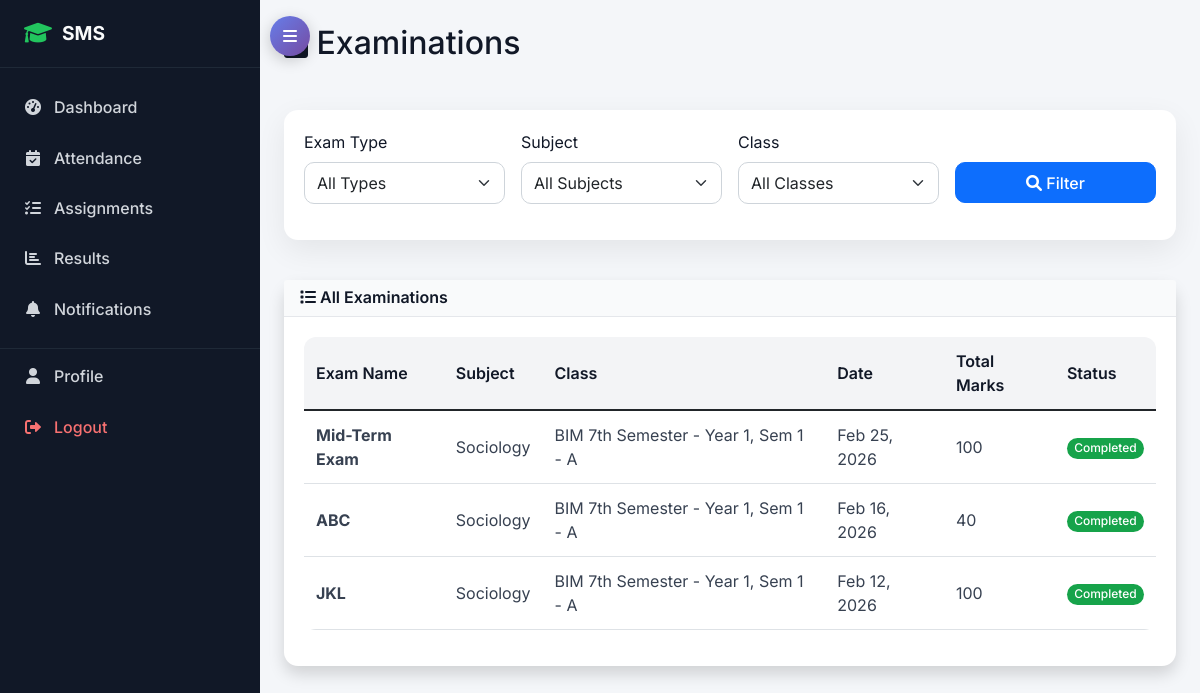
Page /examination/exams/ (signed in) on the committed database.
### examination/models.py (models this page shows, shortened)
class Examination(models.Model):
    name = models.CharField(max_length=100)
    exam_type = models.ForeignKey(ExamType, on_delete=models.CASCADE)
    subject = models.ForeignKey(Subject, on_delete=models.CASCADE)
    class_for = models.ForeignKey(Class, on_delete=models.CASCADE)
    exam_date = models.DateField()
    start_time = models.TimeField()
    end_time = models.TimeField()
    total_marks = models.PositiveIntegerField()
    passing_marks = models.PositiveIntegerField()
    instructions = models.TextField(blank=True)
    created_by = models.ForeignKey(TeacherProfile, on_delete=models.CASCADE)
    created_at = models.DateTimeField(auto_now_add=True)

### academic/models.py (models this page shows, shortened)
class Subject(models.Model):
    name = models.CharField(max_length=100)
    code = models.CharField(max_length=20, unique=True)
    course = models.ForeignKey(Course, on_delete=models.CASCADE)
    semester = models.PositiveIntegerField()
    year = models.PositiveIntegerField()  # 1st year, 2nd year, etc.
    credits = models.PositiveIntegerField(default=3)
    description = models.TextField(blank=True)
    class Meta:
        unique_together = ['code', 'course']

class Class(models.Model):
    name = models.CharField(max_length=50)
    course = models.ForeignKey(Course, on_delete=models.CASCADE)
    year = models.PositiveIntegerField()  # 1st year, 2nd year, etc.
    semester = models.PositiveIntegerField()
    section = models.CharField(max_length=10)
    academic_year = models.ForeignKey(AcademicYear, on_delete=models.CASCADE)
    class_teacher = models.ForeignKey(TeacherProfile, on_delete=models.SET_NULL, null=True, blank=True, related_name='class_teacher_for')
    class Meta:
        unique_together = ['course', 'year', 'semester', 'section', 'academic_year']

### examination/views.py (the view)
# urls.py: path('exams/', views.exam_list, name='exam_list'),
@login_required
def exam_list(request):
    if request.user.user_type == 'student':
        try:
            enrollment = request.user.student_profile.get_current_enrollment()
            if enrollment:
                exams = Examination.objects.filter(
                    class_for=enrollment.class_enrolled
                ).select_related('subject', 'exam_type', 'created_by__user')
            else:
                exams = Examination.objects.none()
        except (StudentProfile.DoesNotExist, AttributeError):
            exams = Examination.objects.none()
    elif request.user.user_type == 'teacher':
        exams = Examination.objects.filter(
            created_by=request.user.teacher_profile
        ).select_related('subject', 'exam_type', 'class_for')
    else:  # admin
        exams = Examination.objects.all().select_related('subject', 'exam_type', 'created_by__user', 'class_for')
    context = {
        'exams': exams.order_by('-exam_date'),
        'can_create': request.user.user_type in ['admin', 'teacher'],
        'today': timezone.now().date()
    }
    return render(request, 'examination/exam_list.html', context)

### accounts/models.py (called while the page is built)
    def get_current_enrollment(self):
        from academic.models import StudentEnrollment, AcademicYear
        current_academic_year = AcademicYear.objects.filter(is_current=True).first()
        if current_academic_year:
            enrollment = StudentEnrollment.objects.filter(
                student=self,
                is_active=True,
                class_enrolled__academic_year=current_academic_year
            ).first()
            if enrollment:
                return enrollment
        return StudentEnrollment.objects.filter(
            student=self,
            is_active=True
        ).order_by('-enrollment_date').first()

### templates/examination/exam_list.html (shortened to what this page needs)
{% extends 'base.html' %}
{% block content %}
<div class="row">
    <div class="col-12">
        <div class="d-flex justify-content-between align-items-center mb-4">
            <h2><i class="fas fa-clipboard-list"></i> Examinations</h2>
        </div>
    </div>
</div>
<div class="row mb-4">
    <div class="col-12">
        <div class="card">
            <div class="card-body">
                <form class="row g-3">
                    <div class="col-md-3">
                        <label for="examType" class="form-label">Exam Type</label>
                        <select class="form-select" id="examType">
                            <option value="">All Types</option>
                        </select>
                    </div>
                    <div class="col-md-3">
                        <label for="subject" class="form-label">Subject</label>
                        <select class="form-select" id="subject">
                            <option value="">All Subjects</option>
                        </select>
                    </div>
                    <div class="col-md-3">
                        <label for="class" class="form-label">Class</label>
                        <select class="form-select" id="class">
                            <option value="">All Classes</option>
                        </select>
                    </div>
                    <div class="col-md-3">
                        <label class="form-label">&nbsp;</label>
                        <div class="d-grid">
                            <button type="button" class="btn btn-primary">
                                <i class="fas fa-search"></i> Filter
                            </button>
                        </div>
                    </div>
                </form>
            </div>
        </div>
    </div>
</div>
<div class="row">
    <div class="col-12">
        <div class="card shadow">
            <div class="card-header bg-primary text-white">
                <h6 class="m-0"><i class="fas fa-list"></i> All Examinations</h6>
            </div>
            <div class="card-body">
                {% if exams %}
                <div class="table-responsive">
                    <table class="table table-hover">
                        <thead>
                            <tr>
                                <th>Exam Name</th>
                                <th>Subject</th>
                                <th>Class</th>
                                <th>Date</th>
                                <th>Total Marks</th>
                                <th>Status</th>
                            </tr>
                        </thead>
                        <tbody>
                            {% for exam in exams %}
                            <tr>
                                <td><strong>{{ exam.name }}</strong></td>
                                <td>{{ exam.subject.name }}</td>
                                <td>{{ exam.class_for.name }}</td>
                                <td>{{ exam.exam_date|date:"M d, Y" }}</td>
                                <td>{{ exam.total_marks }}</td>
                                <td>
                                    {% if exam.exam_date > today %}
                                    <span class="badge bg-warning">Upcoming</span>
                                    {% else %}
                                    <span class="badge bg-success">Completed</span>
                                    {% endif %}
                                </td>
                            </tr>
                            {% endfor %}
                        </tbody>
                    </table>
                </div>
                {% endif %}
            </div>
        </div>
    </div>
</div>
{% endblock %}

### rows in the picture
Examination: name "Mid-Term Exam", subject.name "Sociology", class_for.name "BIM 7th Semester - Year 1, Sem 1 - A", exam_date "Feb 25, 2026", total_marks "100", shows "Completed"
Examination: name "ABC", subject.name "Sociology", class_for.name "BIM 7th Semester - Year 1, Sem 1 - A", exam_date "Feb 16, 2026", total_marks "40", shows "Completed"
Examination: name "JKL", subject.name "Sociology", class_for.name "BIM 7th Semester - Year 1, Sem 1 - A", exam_date "Feb 12, 2026", total_marks "100", shows "Completed"
